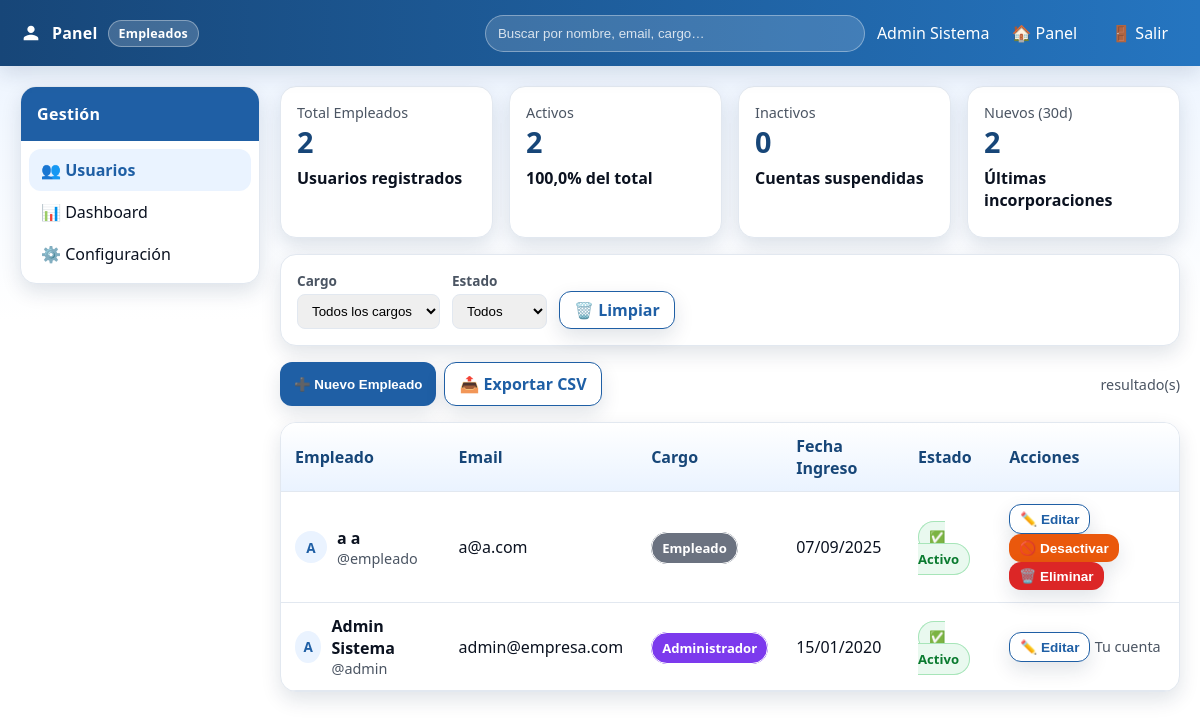
Page /usuarios/ (signed in) on the committed database.
### home/models.py (models this page shows, shortened)
class PerfilEmpleado(models.Model):
    CARGO_CHOICES = [
        ('empleado', 'Empleado'),
        ('supervisor', 'Supervisor'),
        ('gerente', 'Gerente'),
        ('director', 'Director'),
        ('admin', 'Administrador'),
    ]
    user = models.OneToOneField(
        User,
        on_delete=models.CASCADE,
        verbose_name="Usuario"
    )
    cargo = models.CharField(
        max_length=20,
        choices=CARGO_CHOICES,
        default='empleado',
        verbose_name="Cargo"
    )
    fecha_ingreso = models.DateField(
        verbose_name="Fecha de Ingreso"
    )
    telefono = models.CharField(
        max_length=15,
        blank=True,
        null=True,
        verbose_name="Teléfono"
    )
    activo = models.BooleanField(
        default=True,
        verbose_name="Activo"
    )
    departamento = models.CharField(
        max_length=50,
        blank=True,
        null=True,
        verbose_name="Departamento"
    )
    salario = models.DecimalField(
        max_digits=10,
        decimal_places=2,
        blank=True,
        null=True,
        verbose_name="Salario"
    )
    fecha_creacion = models.DateTimeField(
        auto_now_add=True,
        verbose_name="Fecha de Creación"
    )
    fecha_actualizacion = models.DateTimeField(
        auto_now=True,
        verbose_name="Última Actualización"
    )
    class Meta:
        verbose_name = "Perfil de Empleado"
        verbose_name_plural = "Perfiles de Empleados"
        ordering = ['user__first_name', 'user__last_name']
    def es_gerente_o_superior(self):
        return self.cargo in ['gerente', 'director', 'admin']
    @property
    def nombre_completo(self):
        return self.user.get_full_name() or self.user.username

### home/views.py (the view, shortened to what this page needs)
# urls.py: path('usuarios/', views.gestion_usuarios, name='gestion_usuarios'),
@login_required
@requiere_gerente_o_superior
def gestion_usuarios(request):
    query = request.GET.get('q', '')
    cargo_filter = request.GET.get('cargo', '')
    activo_filter = request.GET.get('activo', '')
    empleados = PerfilEmpleado.objects.select_related('user').all()
    if cargo_filter:
        empleados = empleados.filter(cargo=cargo_filter)
    if activo_filter in ['0', '1']:
        empleados = empleados.filter(activo=activo_filter == '1')
    empleados = empleados.order_by('-fecha_creacion')
    paginator = Paginator(empleados, 15)  # 15 empleados por página
    page = request.GET.get('page')
    empleados_page = paginator.get_page(page)
    total_empleados = PerfilEmpleado.objects.count()
    empleados_activos = PerfilEmpleado.objects.filter(activo=True).count()
    empleados_inactivos = total_empleados - empleados_activos
    porcentaje_activos = round((empleados_activos / total_empleados * 100) if total_empleados > 0 else 0, 1)
    hace_30_dias = datetime.now() - timedelta(days=30)
    nuevos_mes = PerfilEmpleado.objects.filter(fecha_creacion__gte=hace_30_dias).count()
    cargos_choices = PerfilEmpleado.CARGO_CHOICES
    url_params = ''
    if query:
        url_params += f'&q={query}'
    if cargo_filter:
        url_params += f'&cargo={cargo_filter}'
    if activo_filter:
        url_params += f'&activo={activo_filter}'
    context = {
        'empleados': empleados_page,
        'total_empleados': total_empleados,
        'empleados_activos': empleados_activos,
        'empleados_inactivos': empleados_inactivos,
        'porcentaje_activos': porcentaje_activos,
        'nuevos_mes': nuevos_mes,
        'cargos_choices': cargos_choices,
        'url_params': url_params,
    }
    return render(request, 'home/gestion_usuarios.html', context)

### home/templates/home/gestion_usuarios.html (shortened to what this page needs)
{% load static %}
<!DOCTYPE html>
<html lang="es">
<head>
</head>
<body>
  <header class="topbar" role="banner">
    <div class="logo" aria-label="Panel de Usuarios">
      <svg width="22" height="22" viewBox="0 0 24 24" fill="none" aria-hidden="true">
        <path d="M12 12c2.21 0 4-1.79 4-4s-1.79-4-4-4-4 1.79-4 4 1.79 4 4 4zm0 2c-2.67 0-8 1.34-8 4v2h16v-2c0-2.66-5.33-4-8-4z" fill="white"/>
      </svg>
      Panel <span class="badge">Empleados</span>
    </div>
    <form class="search" role="search" method="GET">
      <input type="search" name="q" placeholder="Buscar por nombre, email, cargo…"
             value="{{ request.GET.q }}" aria-label="Buscar empleados" />
    </form>
    <div class="user-menu">
      <span>{{ user.get_full_name|default:user.username }}</span>
      <a href="{% url 'panel_empleados' %}">🏠 Panel</a>
      <a href="{% url 'logout' %}">🚪 Salir</a>
    </div>
  </header>
  <div class="layout" role="presentation">
    <aside class="sidebar" aria-label="Navegación del panel">
      <h3>Gestión</h3>
      <nav class="nav">
        <a class="active" href="{% url 'gestion_usuarios' %}">👥 Usuarios</a>
        <a href="{% url 'panel_empleados' %}">📊 Dashboard</a>
        <a href="#">⚙️ Configuración</a>
      </nav>
    </aside>
    <main role="main">
      <section class="cards" aria-label="Estadísticas">
        <article class="card">
          <div class="muted">Total Empleados</div>
          <div class="kpi">{{ total_empleados }}</div>
          <h4>Usuarios registrados</h4>
        </article>
        <article class="card">
          <div class="muted">Activos</div>
          <div class="kpi">{{ empleados_activos }}</div>
          <h4>{{ porcentaje_activos }}% del total</h4>
        </article>
        <article class="card">
          <div class="muted">Inactivos</div>
          <div class="kpi">{{ empleados_inactivos }}</div>
          <h4>Cuentas suspendidas</h4>
        </article>
        <article class="card">
          <div class="muted">Nuevos (30d)</div>
          <div class="kpi">{{ nuevos_mes }}</div>
          <h4>Últimas incorporaciones</h4>
        </article>
      </section>
      <section class="filters">
        <form method="GET" style="display:contents">
          <div class="filter-group">
            <label>Cargo</label>
            <select name="cargo">
              <option value="">Todos los cargos</option>
            </select>
          </div>
          <div class="filter-group">
            <label>Estado</label>
            <select name="activo">
              <option value="">Todos</option>
            </select>
          </div>
          <div class="filter-group" style="align-self: end;">
            <a href="{% url 'gestion_usuarios' %}" class="btn secondary" style="height: 38px; line-height: 22px;">🗑️ Limpiar</a>
          </div>
        </form>
      </section>
      <section class="actions">
        <div class="actions-left">
          <button class="btn" onclick="openModal('crear')">➕ Nuevo Empleado</button>
          <a href="{% url 'export_usuarios_csv' %}" class="btn secondary">📤 Exportar CSV</a>
        </div>
        <div class="actions-right">
          <span class="muted">{{ empleados.count }} resultado(s)</span>
        </div>
      </section>
      <section class="table-wrap" aria-label="Tabla de empleados">
        <table>
          <thead>
            <tr>
              <th>Empleado</th>
              <th>Email</th>
              <th>Cargo</th>
              <th>Fecha Ingreso</th>
              <th>Estado</th>
              <th>Acciones</th>
            </tr>
          </thead>
          <tbody>
            {% for perfil in empleados %}
            <tr>
              <td>
                <div class="user-info">
                  <div class="avatar">
                    {{ perfil.user.first_name.0|default:perfil.user.username.0|upper }}
                  </div>
                  <div>
                    <div><strong>{{ perfil.nombre_completo }}</strong></div>
                    <div class="muted">@{{ perfil.user.username }}</div>
                  </div>
                </div>
              </td>
              <td>{{ perfil.user.email }}</td>
              <td>
                <span class="pill cargo-{{ perfil.cargo }}">
                  {{ perfil.get_cargo_display }}
                </span>
              </td>
              <td>{{ perfil.fecha_ingreso|date:"d/m/Y" }}</td>
              <td>
                <span class="pill {% if perfil.activo %}activo{% else %}inactivo{% endif %}">
                  {% if perfil.activo %}✅ Activo{% else %}❌ Inactivo{% endif %}
                </span>
              </td>
              <td>
                <button class="btn small secondary" data-action="edit" data-user-id="{{ perfil.id }}">
                  ✏️ Editar
                </button>
                {% if user.id != perfil.user.id %}
                  {% if perfil.activo %}
                    <button class="btn small warning" data-action="toggle" data-user-id="{{ perfil.id }}" data-status="false">
                      🚫 Desactivar
                    </button>
                  {% else %}
                    <button class="btn small success" data-action="toggle" data-user-id="{{ perfil.id }}" data-status="true">
                      ✅ Activar
                    </button>
                  {% endif %}
                  <button class="btn small danger" data-action="delete" data-user-id="{{ perfil.id }}">
                    🗑️ Eliminar
                  </button>
                {% else %}
                  <span class="muted">Tu cuenta</span>
                {% endif %}
              </td>
            </tr>
            {% endfor %}
          </tbody>
        </table>
      </section>
    </main>
  </div>
</body>
</html>

### rows in the picture
PerfilEmpleado: user.first_name.0 "A", nombre_completo "a a", user.username "empleado", user.email "a@a.com", cargo "Empleado", fecha_ingreso "07/09/2025", activo "✅ Activo"
PerfilEmpleado: user.first_name.0 "A", nombre_completo "Admin Sistema", user.username "admin", user.email "admin@empresa.com", cargo "Administrador", fecha_ingreso "15/01/2020", activo "✅ Activo", shows "Tu cuenta"

### other values in the picture
{{ user.get_full_name|default:user.username }} "Admin Sistema"
{{ total_empleados }} "2"
{{ empleados_activos }} "2"
{{ porcentaje_activos }} "100,0"
{{ empleados_inactivos }} "0"
{{ nuevos_mes }} "2"
